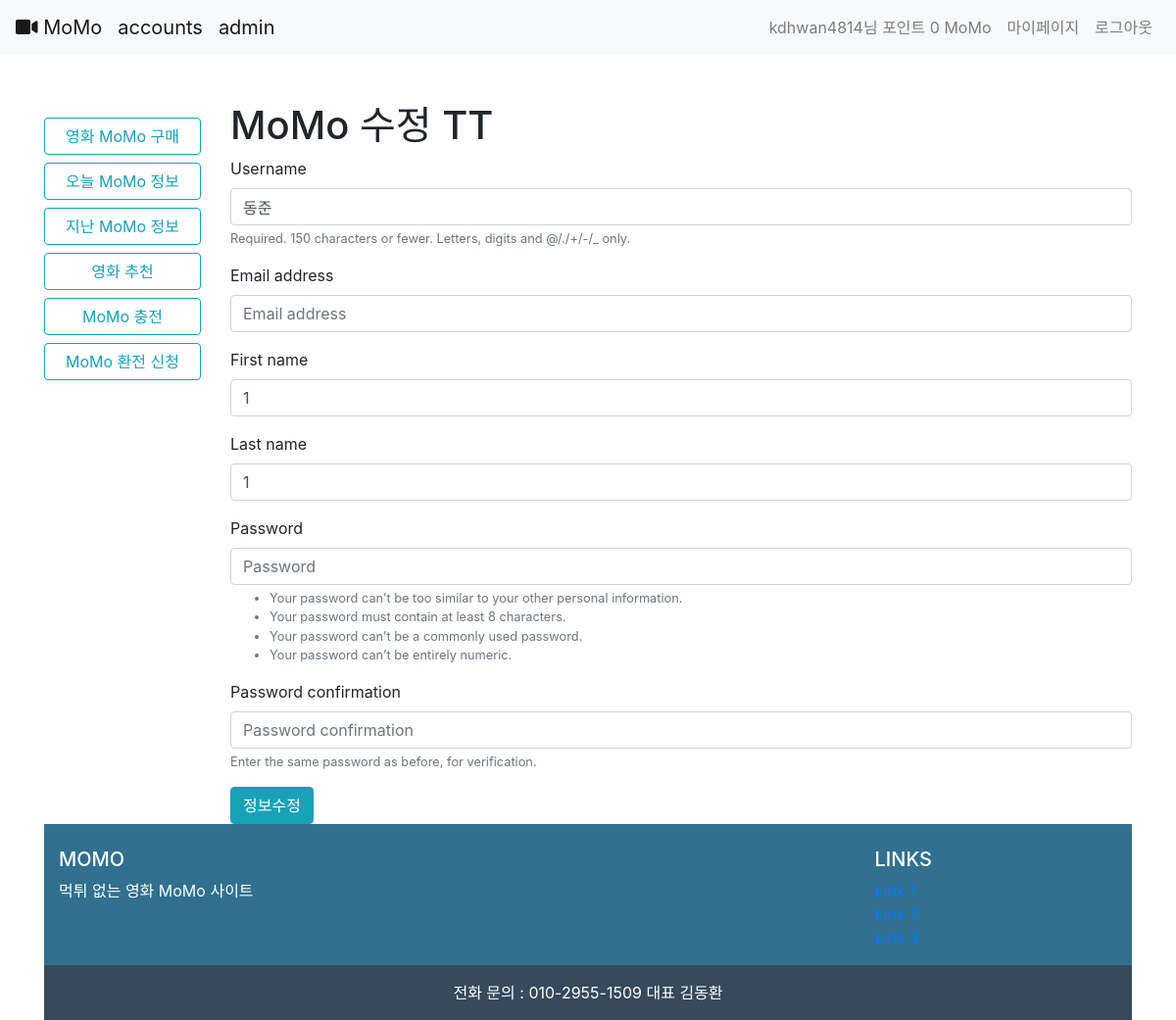
The app's page /accounts/4/ (signed in) with its own data.
### accounts/models.py (models this page shows)
class User(AbstractUser):
    points = models.PositiveIntegerField(default=0)

### accounts/views.py (the view)
# urls.py: path('<int:user_id>/',views.user_detail,name='user_detail'),
@login_required
def user_detail(request,user_id):
    user = get_user_model().objects.get(id=user_id)
    message = False
    if request.method == 'POST':
        form = UserCustomCreationForm(request.POST, instance=user)
        if form.is_valid():
            form.save()
            message = "수정되었습니다."
    form = UserCustomCreationForm(instance=user)
    context={
        'form':form,
        'message':message
    }
    return render(request, 'accounts/forms.html', context)

### accounts/forms.py
class UserCustomCreationForm(UserCreationForm):
    class Meta:
        model = get_user_model()
        fields = ['username', 'email','first_name','last_name']

### accounts/templates/accounts/forms.html (shortened to what this page needs)
{% extends 'base.html' %}
{% load bootstrap4 %}
{% block body %}
{% if flag == 'one' %}
<h1 >Welcome To MoMo TT</h1>
{% else %}
  {% if flag == 'two' %}
  <h1>MoMo 로그인 TT</h1>
  {% else %}
  <h1>MoMo 수정 TT</h1>
  {% endif %}
{% endif %}
<form method="POST">
    {% bootstrap_form form %}
    {% if flag == 'one' %}
    {% buttons %}
    <button type="submit" class="btn btn-info">회원가입</button>
    {% endbuttons %}
    {% else %}
    {% if flag == 'two' %}
    {% buttons %}
    <button type="submit" class="btn btn-info">로그인</button>
    {% endbuttons %}
    {% else %}
    <button type="submit" class="btn btn-info">정보수정</button>
    {% endif %}
    {% endif %}
</form>
{% endblock %}

### bob/templates/nav.html (shortened to what this page needs)
<nav class="navbar navbar-expand-lg navbar-light bg-light">
  <a class="navbar-brand" href="{% url 'movies:list' %}">
    <i class="fas fa-video"></i>
    MoMo
  </a>
    <a class="navbar-brand" href="/accounts/">
    accounts
  </a>
    <a class="navbar-brand" href="/admin/">
      admin
  </a>
  <div class="collapse navbar-collapse" id="navbarNav">
    <ul class="navbar-nav ml-auto">
      {% if user.is_authenticated %}
      <li class="nav-item">
        <a class="nav-link" tabindex="-1" aria-disabled="true">{{ user }}님 포인트 {{ user.points }} MoMo</a>
      </li>
      <li class="nav-item">
        <a class="nav-link" href="{% url 'accounts:user_detail' user.id %}" tabindex="-1" aria-disabled="true">마이페이지</a>
      </li>
      <li class="nav-item">
        <a class="nav-link" href="{% url 'accounts:logout' %}">로그아웃</a>
      </li>
      {% endif %}
    </ul>
  </div>
</nav>

### records on screen
User: username "kdhwan4814", points "0"
User: username "동준", first_name "1", last_name "1"
